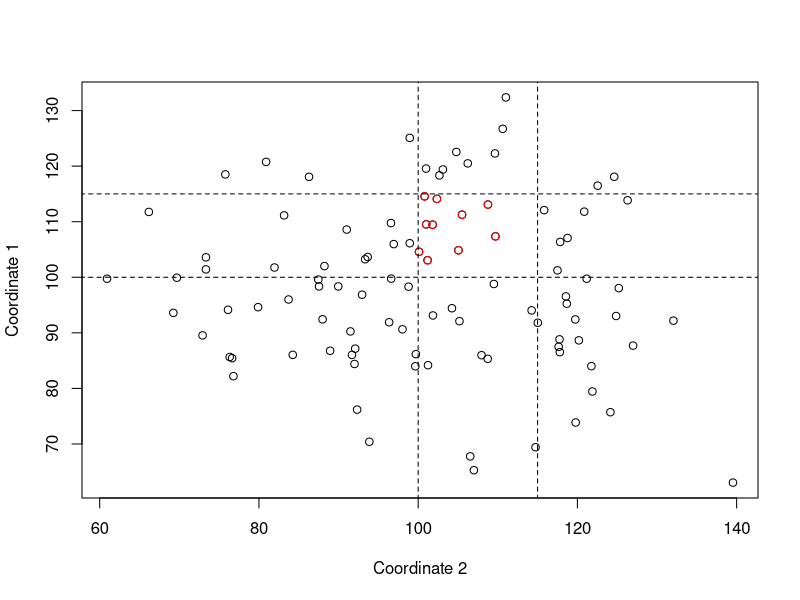
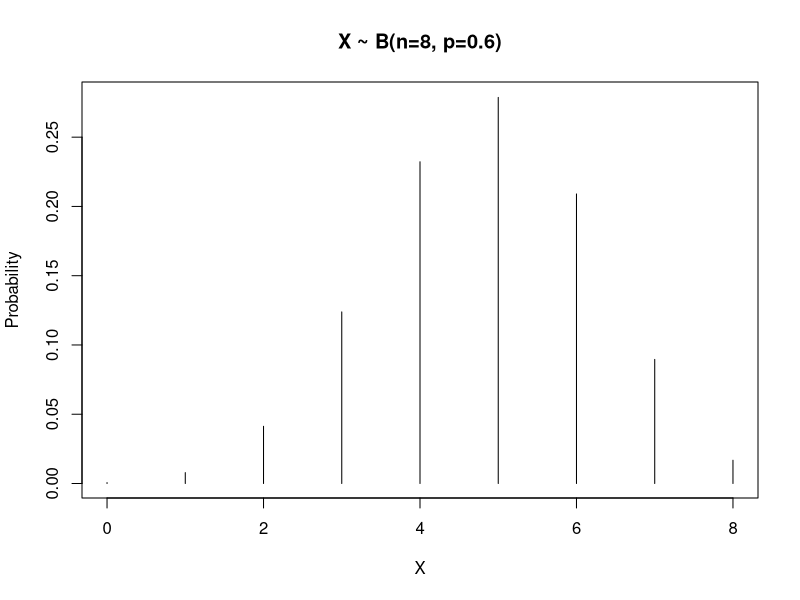
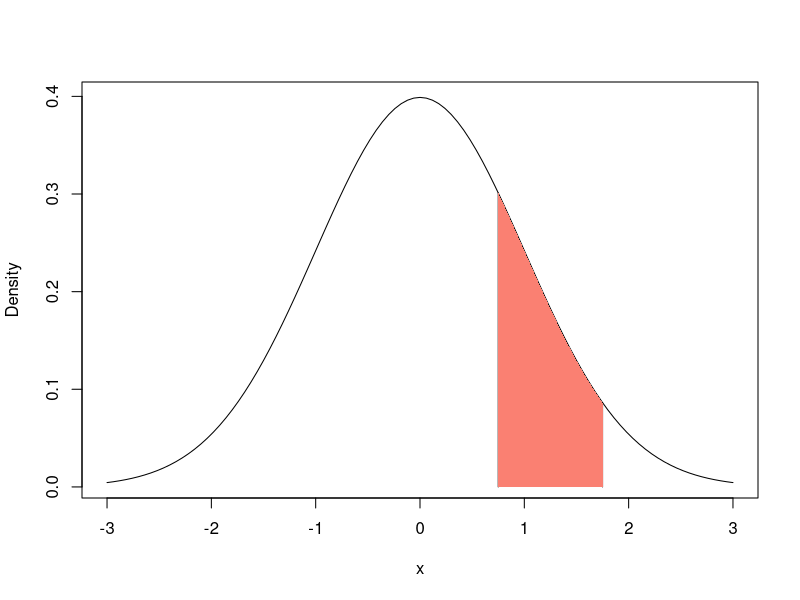
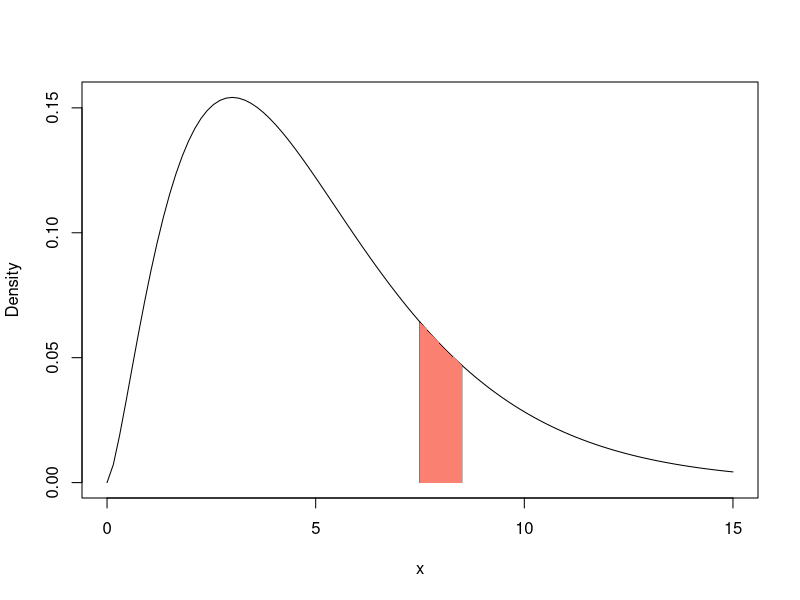
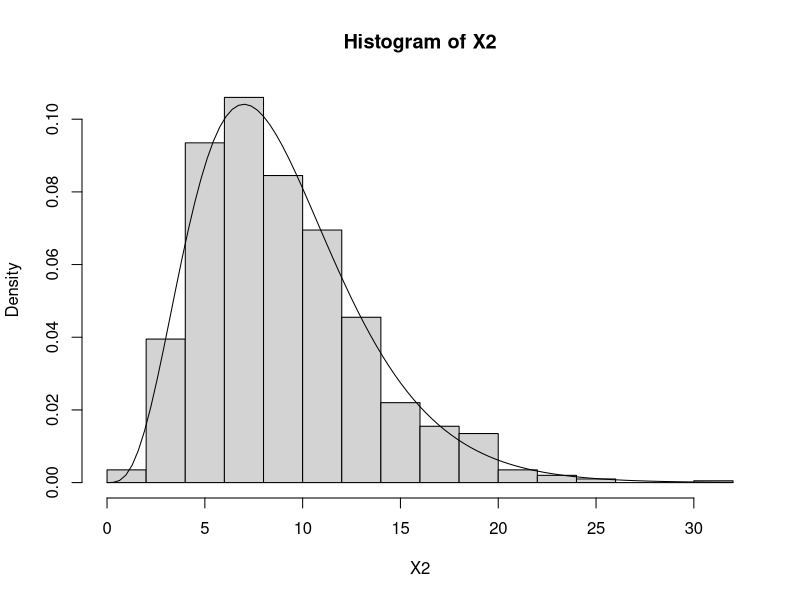
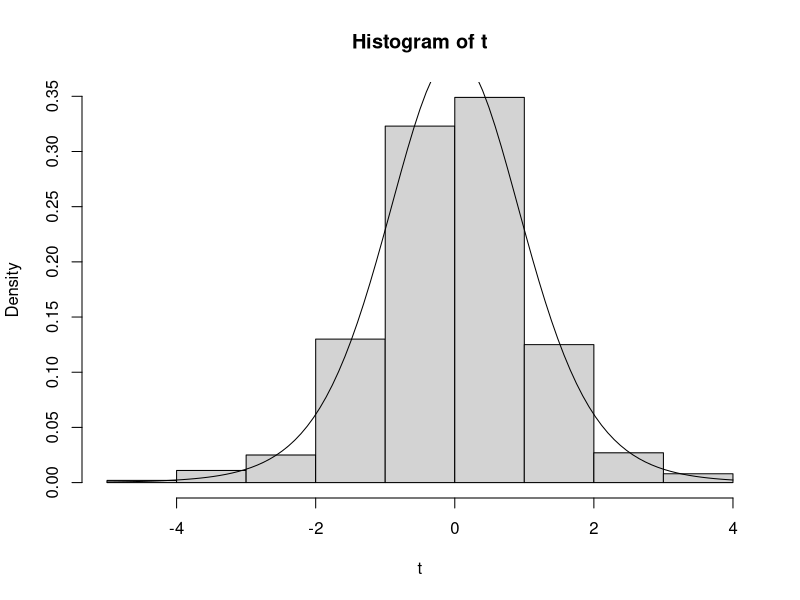
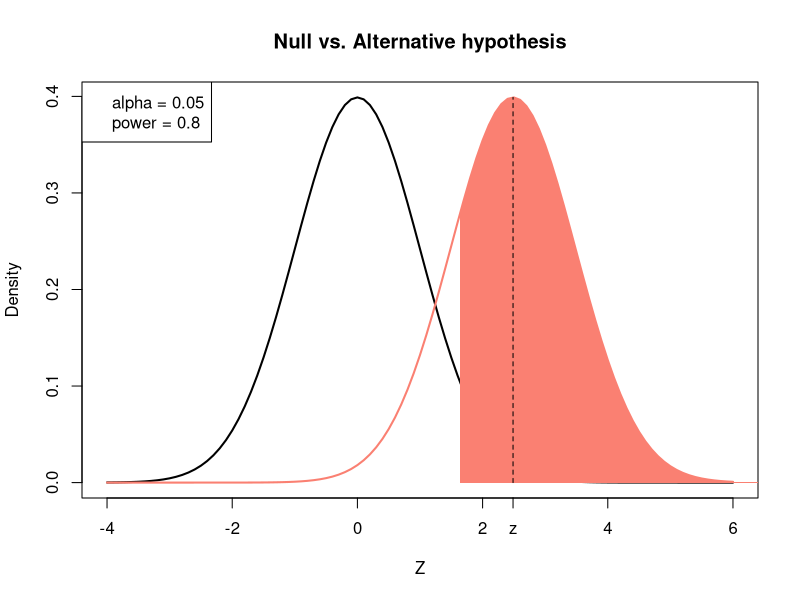
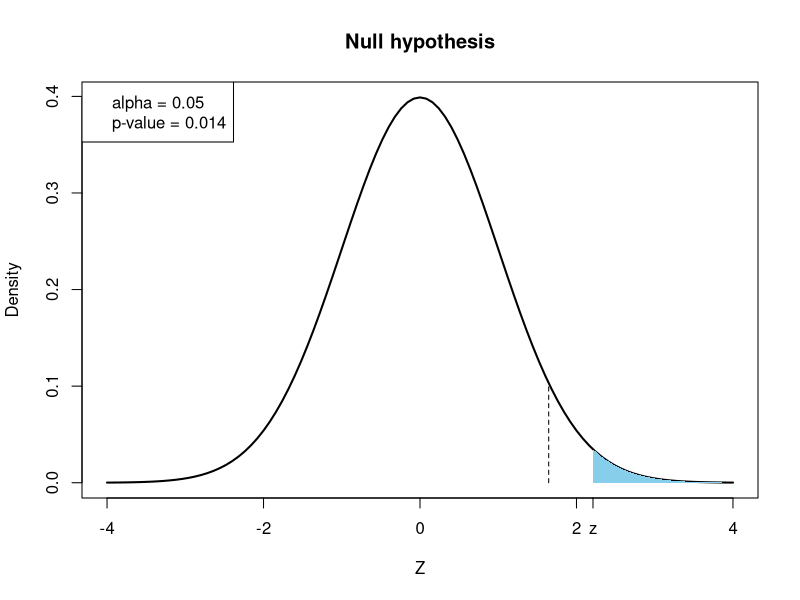

Recreate these plots in R, in order.
## ---- chunk 1
3 + 2              # Sum
5 - 2              # Subtraction
3 * 4              # Multiplication
15 / 5             # Division
2^3                # Power
10 + (2 + 3) * 3^2 # Preference order for computing
## ---- chunk 2
a <- 3 # Best option
3 -> a # Less common...
a = 3  # Not recommended
a      # Visualize the object
## ---- chunk 3
# TRUE <- 4 # Error
?reserved # See reserved words
?objects
## ---- chunk 4
a <- 3
b <- 2
c <- a + b
## ---- chunk 5
a <- 1
b <- 2
c <- 1 + 2
## ---- chunk 6
d <- "cat"
e <- "dog"
## ---- chunk 7
d <- factor("cat")
e <- "dog"
## ---- chunk 8
A <- 5
A == A # TRUE
B <- 5
A == B # TRUE

a <- 4
A == a # FALSE: R is case-sensitive
A > a  # TRUE: A is greater than a
## ---- chunk 9
i <- 1i           # Square root of -1
exp(i*pi) + 1     # Euler's identity
## ---- chunk 10
?Constants
pi
## ---- chunk 11
n <- c(1, 2, 3, 4)                           # Numeric
l <- c(TRUE, FALSE)                          # Logical
k <- c("cat", "dog")                         # Character
k <- factor(c("cat", "dog"), ordered = TRUE) # Factor
x <- c(1 + 2i, 4i)                           # Complex

# Preference order:
# 1. Character
# 2. Complex
# 3. Numeric
# 4. Logical / Factor
## ---- chunk 12
# Vector of numbers from 0 to 20 by steps of 2:
y <- seq(from = 0, to = 20, by = 2)
w <- 1:4 # Vector of integers from 1 to 4

# Concatenate the vectors:
z <- c(y, w)

# Take samples from random variables:
set.seed(2025)
rbinom(n = 10, size = 5, prob = 0.5)
rnorm(n = 10, mean = 0, sd = 1)
rt(n = 10, df = 5)
rchisq(n = 10, df = 5)
runif(n = 10, min = 0, max = 1)

# Random letters and categories:
sample(x = letters, size = 10, replace = TRUE)
sample(c("dog", "cat"), size = 5, replace = TRUE)

# Automatic creation of long character vectors:
paste("Sujeto", 1:20, sep = "")
## ---- chunk 13
z <- 1:6

# Extract elements:
z[1]
z[c(2, 5)]

# Remove elements:
z[-1]
z[-c(2, 5)]
## ---- chunk 14
x <- sample(x = 1:5, size = 6, replace = TRUE)

mean(x)
median(x)
var(x)
sd(x)
min(x)
max(x)
sum(x)
prod(x)
log(x)
exp(x)
length(x)
head(x, n = 3)
tail(x, n = 3)
table(x)

?mean
x[1] <- NA
mean(x, na.rm = TRUE)
## ---- chunk 15
x <- rnorm(n = 100, mean = 100, sd = 15)
y <- rnorm(n = 100, mean = 100, sd = 15)

plot(x, y, ylab = "Coordinate 1", xlab = "Coordinate 2")

# Highlight specific coordinates:
condition <- x > 100 & x < 115 & y > 100 & y < 115
indices <- which(condition)
points(x[indices], y[indices], col = "red")

# Draw segments:
segments(x0 = 100, x1 = 100, y0 = 0, y1 = 150, lty = "dashed")
segments(x0 = 115, x1 = 115, y0 = 0, y1 = 150, lty = "dashed")
segments(x0 = 0, x1 = 150, y0 = 100, y1 = 100, lty = "dashed")
segments(x0 = 0, x1 = 150, y0 = 115, y1 = 115, lty = "dashed")
## ---- chunk 16
set.seed(123)                           # Random seed
N <- 1000                               # Sample size
n <- 8                                  # Number of trials
prob <- 0.60                            # Probability of success
b <- rbinom(N, size = n, prob = prob)   # 1000 samples from Binomial
empirical <- table(b)/1000              # Empirical proportions

factural <- dbinom(0:n, size = n,
                   prob = prob)         # Theoretical proportions
cbind(empirical, factural)              # Compare empirical and theoretical

# Plot the theoretical distribution:
plot(0:n, factural, main = paste("X ~ B(n=", n, ", p=", prob, ")", sep = ""),
     xlab = "X", ylab = "Probability", type = "h")
## ---- chunk 17
X <- rnorm(n = 100000, mean = 0, sd = 1)

x <- 1.25
delta <- 1
mean((X > x-delta/2 & X < x+delta/2)) / delta

dnorm(x, mean = 0, sd = 1)

curve(dnorm(x, mean = 0, sd = 1), xlim = c(-3, 3), ylab = "Density")
segments(x0 = x-delta/2, x1 = x-delta/2, y0 = 0, y1 = dnorm(x-delta/2))
segments(x0 = x+delta/2, x1 = x+delta/2, y0 = 0, y1 = dnorm(x+delta/2))

x_fill <- seq(x - delta/2, x + delta/2, length.out = 100)
y_fill <- dnorm(x_fill, mean = 0, sd = 1)

polygon(c(x - delta/2, x_fill, x + delta/2),
        c(0, y_fill, 0),
        col = "salmon", border = NA)
## ---- chunk 18
df <- 5
X <- rchisq(n = 100000, df = df)

x <- 8
delta <- 1
mean((X > x-delta/2 & X < x+delta/2)) / delta

dchisq(x, df = df)

curve(dchisq(x, df = df), xlim = c(0, 15), ylab = "Density")
segments(x0 = x-delta/2, x1 = x-delta/2, y0 = 0, y1 = dchisq(x-delta/2, df = df))
segments(x0 = x+delta/2, x1 = x+delta/2, y0 = 0, y1 = dchisq(x+delta/2, df = df))

x_fill <- seq(x - delta/2, x + delta/2, length.out = 100)
y_fill <- dchisq(x_fill, df = df)

polygon(c(x - delta/2, x_fill, x + delta/2),
        c(0, y_fill, 0),
        col = "salmon", border = NA)
## ---- chunk 19
nsim <- 1000                 # Number of simulations
X2 <- vector(length = nsim)  # Store the Chi2 values
t <- vector(length = nsim)   # Store the t values
df <- 9                      # Degrees of freedom

for(i in 1:nsim) {

  z <- rnorm(df)             # Sample from standard normal
  X2[i] <- sum(z^2)          # Sum the squares of the normals (Chi2)
  Z <- rnorm(1)              # Take one sample from the standard normal
  t[i] <- Z / sqrt(X2[i]/df) # Build a variable that is t-distributed

}

hist(X2, freq = FALSE) # Plot Chi2 distribution
curve(dchisq(x, df = df), add = TRUE)

hist(t, freq = FALSE) # Plot t-student distribution
curve(dt(x, df = df), add = TRUE)
## ---- chunk 20
# Create a matrix with a number of rows and columns:
N <- matrix(1:4, nrow = 2, ncol = 2)
N

# Create a matrix by binding vectors:
x1 <- rnorm(n = 5, mean = 0, sd = 1)
x2 <- runif(n = 5, min = 0, max = 1)
rbind(x1, x2)
X <- cbind(x1, x2)
X

# Set names:
colnames(X) <- paste("Score", 1:2, sep = "_")
rownames(X) <- paste("Suject", 1:5, sep = " ")
X
## ---- chunk 21
X <- matrix(rnorm(2*4), nrow = 2, ncol = 4)
X

X[2, 4] # Element in row 2, column 4
X[2, ]  # All elements in row 2
X[, 4]  # All elements in column 4
## ---- chunk 22
# Matrix by vector multiplication:
set.seed(123)
N <- 20
p <- 4
b <- rnorm(n = p, mean = 0.5, sd = 2)
X <- matrix(rnorm(N*p), nrow = N, ncol = p-1)
X <- cbind(1, X)

e <- rnorm(N, mean = 0, sd = 1.5)
y <- X %*% b + e

fit <- lm(y ~ 0 + X)
summary(fit)
fit$coefficients
solve(t(X) %*% X) %*% t(X) %*% y
## ---- chunk 23
Z <- matrix(rnorm(6), nrow = 3, ncol = 2)
Y <- matrix(rnorm(6), nrow = 2, ncol = 3)
ZY <- Z %*% Y
ZY

Z[, 1, drop = FALSE] %*% Y[1, , drop = FALSE] +
  Z[, 2, drop = FALSE] %*% Y[2, , drop = FALSE]
## ---- chunk 24
ncol(ZY)
nrow(ZY)
rowSums(ZY)
colMeans(ZY)

# Apply a custom function to each column
X <- matrix(runif(16), nrow = 4, ncol = 4)

geomean <- function(x) {
  n <- length(x)
  result <- prod(x)^(1/n)
  return(result)
}

apply(X, MARGIN = 2, FUN = geomean)
## ---- chunk 25
A <- array(rnorm(2*3*4), dim = c(2, 3, 4))
A

apply(A, MARGIN = 2, FUN = mean)      # Across dimensions 1 and 3
apply(A, MARGIN = c(1, 2), FUN = sum) # Across slices
## ---- chunk 26
N <- 100
x1 <- sample(c("dog", "cat"), size = N, replace = TRUE)
x2 <- sample(1:4, size = N, replace = TRUE)

df <- data.frame(pet = x1, score = x2)
df$pet
df$score

fit <- lm(score ~ pet, data = df)
summary(fit)
## ---- chunk 27
L <- list(1, 1:5, matrix(1:16, nrow = 4, ncol = 4))
L

# Multiply and sum rank-1 matrices using lapply
f <- function(i) {
  x <- Z[, i, drop = FALSE] %*% Y[i, , drop = FALSE]
  return(x)
}
ZY <- lapply(1:ncol(Z), FUN = f)
ZY
ZY[[1]] + ZY[[2]]
## ---- chunk 28
objects()
ls()
## ---- chunk 29
set.seed(123) # Fix the seed to get the same random numbers

# Setup:
N <- 10                               # Sample size
x <- rnorm(N, mean = 0, sd = 1)       # Predictor / Independent variable
sigma <- 1.5                          # Standard deviation of the errors
true_se <- sigma / sqrt(var(x)*(N-1)) # True standard error of b
power <- 0.80                         # Statistical power
alpha <- 0.05                         # Type-I error
threshold <- qnorm(1-alpha)           # One-sided point for rejection

# Get the b that gives the desired statistical power:
b <- qnorm(power, mean = threshold, sd = 1) * true_se
## ---- chunk 30
# Simulation setup:
nsim <- 1000                  # Number of replicas
pval <- vector(length = nsim) # Initialize the vector

for(i in 1:nsim) {

  e <- rnorm(N, mean = 0, sd = sigma)
  y <- 1 + x*b + e
  fit <- lm(y ~ x)
  z_statistic <- fit$coefficients[2] / true_se
  pval[i] <- 1-pnorm(z_statistic, mean = 0, sd = 1)

}

mean(pval < alpha) # Proportion of times that the pvalue is smaller than alpha
power
## ---- chunk 31
z_statistic <- b / true_se

# Visualize the null hypothesis:
curve(dnorm(x, mean = 0, sd = 1), xlim = c(-4, 6), lwd = 2,
      xlab = "Z", ylab = "Density", main = "Null vs. Alternative hypothesis")

# Visualize the alternative hypothesis:
curve(dnorm(x, mean = z_statistic, sd = 1), col = "salmon", lwd = 2, add = TRUE)

# Shaded area under the alternative curve beyond the threshold:
x_fill <- seq(threshold, 10, length.out = 100)
y_fill <- dnorm(x_fill, mean = z_statistic, sd = 1)

polygon(c(threshold, x_fill, 10),
        c(0, y_fill, 0),
        col = "salmon", border = NA)

# Highlight the true z-statistic:
segments(x0 = z_statistic,
         x1 = z_statistic,
         y0 = 0,
         y1 = dnorm(z_statistic, mean = z_statistic),
         lty = "dashed")

axis(1, at = z_statistic, label = "z")
legend(x = "topleft", legend = c(paste("alpha =", alpha),
                                 paste("power =", power)))
## ---- chunk 32
# Generate a random z-statistic under the alternative hypothesis:
z_statistic <- rnorm(1, mean = b / true_se, sd = 1)
pval <- round(1 - pnorm(z_statistic), 3)

curve(dnorm(x, mean = 0, sd = 1), xlim = c(-4, 4), lwd = 2,
      xlab = "Z", ylab = "Density", main = "Null hypothesis")

# Shade the p-value region:
x_fill <- seq(z_statistic, 10, length.out = 100)
y_fill <- dnorm(x_fill, mean = 0, sd = 1)

polygon(c(z_statistic, x_fill, 10),
        c(0, y_fill, 0),
        col = "skyblue", border = NA)

segments(x0 = threshold,
         x1 = threshold,
         y0 = 0,
         y1 = dnorm(threshold, mean = 0, sd = 1),
         lty = "dashed")

axis(1, at = z_statistic, label = "z")
legend(x = "topleft", legend = c(paste("alpha =", alpha),
                                 paste("p-value =", pval)))
## ---- chunk 33
set.seed(123)
N <- 20
p <- 4
b <- rnorm(n = p, mean = 0.5, sd = 2)
X <- matrix(rnorm(N*p), nrow = N, ncol = p-1)
X <- cbind(1, X)

nsim <- 1000
sigma <- 1.5
true_se <- sqrt(diag(sigma^2 * solve(t(X) %*% X)))
power <- c(0.80, 0.60, 0.40, 0.05)
alpha <- 0.05
threshold <- qt(1 - alpha, df = N - p)

f <- function(power, threshold) {
  suppressWarnings(uniroot(\(x) (1 - pt(threshold, df = N - p, ncp = x)) - power,
                           interval = c(-6, 6))$root)
}
t_stat <- sapply(power, FUN = f, threshold = threshold)
b <- t_stat * true_se

# Initialize result storage:
coefs <- matrix(NA, nsim, p)
se <- matrix(NA, nsim, p)
ts <- matrix(NA, nsim, p)
pval <- matrix(NA, nsim, p)
upper <- matrix(NA, nsim, p)
lower <- matrix(NA, nsim, p)
error <- vector(length = nsim)

for (i in 1:nsim) {
  e <- rnorm(N, mean = 0, sd = sigma)
  y <- X %*% b + e
  fit <- lm(y ~ 0 + X)
  coefs[i, ] <- coefficients(fit)
  error[i] <- sum(resid(fit)^2) / (N - p)
  se[i, ] <- sqrt(diag(error[i] * solve(t(X) %*% X)))
  ts[i, ] <- coefs[i, ] / se[i, ]
  upper[i, ] <- coefficients(fit) + qnorm(1 - alpha/2) * se[i, ]
  lower[i, ] <- coefficients(fit) + qnorm(alpha/2) * se[i, ]
  pval[i, ] <- (1 - pt(ts[i, ], df = N - p))
}
## ---- chunk 34
cbind(colMeans(coefs), b)     # Linear coefficients
cbind(colMeans(se), true_se)  # Standard errors
cbind(colMeans(ts), t_stat)   # t statistics

apply(pval, MARGIN = 2, FUN = \(x) mean(x < alpha)) # Empirical power
power
## ---- chunk 35
par(mfrow = c(2, 2))
for (i in 1:p) {
  hist(coefs[, i], main = "Distribution of coefficients", freq = FALSE,
       xlim = range(coefs[, i]), ylim = c(0, 1.5),
       xlab = names(coefficients(fit))[i])
  curve(dnorm(x, b[i], sd = true_se[i]), lwd = 2, col = "salmon", add = TRUE)
}
## ---- chunk 36
par(mfrow = c(2, 2))
for (i in 1:p) {
  hist(ts[, i], main = "Distribution of the t statistic", freq = FALSE,
       xlim = range(ts[, i]), ylim = c(0, 0.4),
       xlab = names(coefficients(fit))[i])
  curve(dt(x, df = N - p, ncp = t_stat[i]), lwd = 2, col = "salmon", add = TRUE)
}
## ---- chunk 37
par(mfrow = c(2, 2))
for (i in 1:p) {
  title <- paste("Distribution of the p-value for power =", power[i])
  hist(pval[, i], main = title, freq = FALSE,
       xlim = c(0, 1), xlab = names(coefficients(fit))[i])
}
